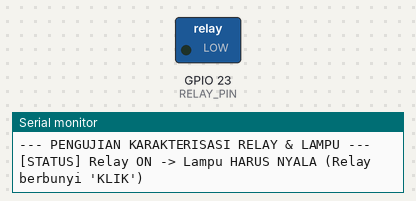
A sketch run on a simulated ESP32. On the bench: switched loads named in the sketch (green lamp = pin HIGH), the last lines printed to the serial monitor.

Above: at 2.5 s.
At 5.5 s:
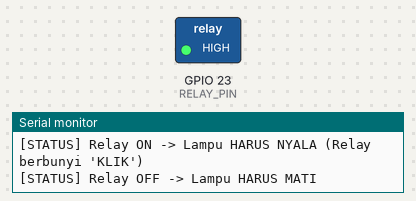
Timing chart, 0 to 8.8 s (numbered marks = the images above):
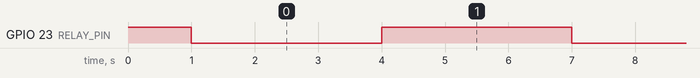

Measured:
- by itself, GPIO 23 (RELAY_PIN): alternates HIGH for 3.0 s and LOW for 3.0 s

The sketch:

Karakterisasi_Relay_Lampu.ino
```cpp
// Definisi Pin Relay di ESP32
const int RELAY_PIN = 23;

// Catatan: Sebagian besar modul relay bersifat "Active LOW"
// Low = Relay ON (Lampu Nyala)
// HIGH = Relay OFF (Lampu Mati)
// Ubah logika jika modul relay kamu "Active HIGH".
const int RELAY_ON  = LOW;
const int RELAY_OFF = HIGH;

void setup() {
  // Inisialisasi Serial Monitor untuk pemantauan karakterisasi
  Serial.begin(115200);

  // Atur pin relay sebagai OUTPUT
  pinMode(RELAY_PIN, OUTPUT);

  // Posisi awal: Matikan relay/lampu
  digitalWrite(RELAY_PIN, RELAY_OFF);

  Serial.println("--- PENGUJIAN KARAKTERISASI RELAY & LAMPU ---");
  delay(1000);
}

void loop() {
  // 1. Uji Nyala
  Serial.println("[STATUS] Relay ON -> Lampu HARUS NYALA (Relay berbunyi 'KLIK')");
  digitalWrite(RELAY_PIN, RELAY_ON);
  delay(3000); // Tahan nyala selama 3 detik

  // 2. Uji Mati
  Serial.println("[STATUS] Relay OFF -> Lampu HARUS MATI");
  digitalWrite(RELAY_PIN, RELAY_OFF);
  delay(3000); // Tahan mati selama 3 detik
}
```
